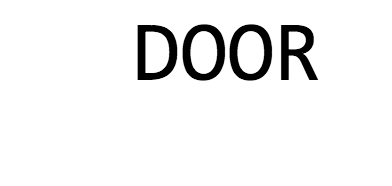
#> input picture HW3_CV/Door.png, 392 x 186 px, given in place of the camera
$ python HW3_task_2.py   (older library calls are emulated)
#> lines starting #> are read from the running program, lines starting #| are printed output that depends on the picture; after the words box and inside, x2 and y2 are one past the last pixel; in counts of white or black regions, pixels touching at a corner belong together
#> further down, frame is the input picture: shape (186, 392, 3); min 0, max 255, mean 240.4
#!/usr/bin/env python3
"""
@date: 03/20/2018
@authors: Team SoJ (JJ Lim, So Jin Oh)

This is for COMP380: Bodies/Mind AI Robotics Homework 3: Computer Vision Task2. Reads
a video frame, extracts a region of interest, and (attempts to) detect a word. Displays
two best matched words out of a directory of target words.
"""

import cv2
import numpy as np
from os import listdir
from os.path import isfile, join
import time
import pandas as pd

def initORB(numFeatures=25):
    """
    Initiate STAR detection (http://opencv-python-tutroals.readthedocs.io/en/latest/py_tutorials/py_feature2d/py_orb/py_orb.html) (https://stackoverflow.com/questions/32702433/opencv-orb-detector-finds-very-few-keypoints)
    :param numFeatures: the number of features that will be detected and computed using ORB
    :return: initiated orb
    """
    return cv2.ORB_create(nfeatures=numFeatures, scoreType=cv2.ORB_FAST_SCORE)


def computeORB(img):
    """
    Detect keypoints and desriptors of an image using ORB.
    :param img: a processed image with cv2.imread(imgFilePath)
    :return: keypoints of the image, descriptors of the image
    """
    orb = initORB()

    # keypoints = orb.detect(image=img)
    keypoints, des = orb.detectAndCompute(img, None)

    return keypoints, des

def readLetterFeatures(dir):
    """
    Make a dictionary of features of the images in the given directory. The name of the image in the given directory is
    a key and the image's feature is a value.
    :param dir:
    :return:
    """
    imgFiles = [f for f in listdir(dir) if isfile(join(dir, f))]
    letterFeatureDict = {}
    for imgFile in imgFiles:
        if (imgFile.endswith('.png')):
            img = cv2.imread(dir+"/" + imgFile)
            kp, des = computeORB(img)
            imgName = imgFile.strip(".png")
            letterFeatureDict.update({imgName: (kp, des)})
    return letterFeatureDict


def getCannyEdge(img):
    gray = cv2.cvtColor(img, cv2.COLOR_BGR2GRAY)
    cannyImg = cv2.Canny(gray, 100, 200)
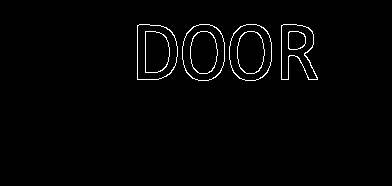
#> cannyImg: shape (186, 392); 1.6% white in thin lines or dots, all inside (x1, y1, x2, y2) = (137, 24, 318, 81)
    return cannyImg

def findRectangleROI(queryImg):
    """
    Finds a rectangle in the query image that will be used as the region of interest. Preprocessing
    before matchImageTo.
    :param queryImg:
    :return:
    """
    edges = getCannyEdge(queryImg)

    st = cv2.getStructuringElement(cv2.MORPH_RECT, (5, 5))

    res = cv2.morphologyEx(src=edges, op=cv2.MORPH_CLOSE, kernel=st)  #
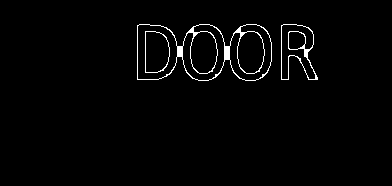
#> res: shape (186, 392); 1.9% white in thin lines or dots, all inside (x1, y1, x2, y2) = (137, 24, 318, 81)

    _, contours, h = cv2.findContours(res, cv2.RETR_TREE,
                                      cv2.CHAIN_APPROX_SIMPLE)  # https://stackoverflow.com/questions/25504964/opencv-python-valueerror-too-many-values-to-unpack
#> contours = 11 contours; largest, box (x1, y1, x2, y2) and area: (137, 24, 272, 81) 6007, (137, 24, 178, 80) 1932, (281, 24, 318, 80) 1295, (229, 24, 272, 81) 981, (182, 24, 225, 81) 981; h = [[3, -1, 1, -1], [2, -1, -1, 0], [-1, 1, -1, 0], [-1, 0, 4, -1], [5, -1, -1, 3], [6, 4, -1, 3], [7, 5, -1, 3], [8, 6, -1, 3], [-1, 7, 9, 3], [-1, -1, 10, 8], [-1, -1, -1, 9]]
    x, y, w, h = 0, 0, 0, 0
    for cnt in contours:
        approx = cv2.approxPolyDP(cnt, 0.01 * cv2.arcLength(cnt, True), True)  # https://stackoverflow.com/questions/11424002/how-to-detect-simple-geometric-shapes-using-opencv
        if (len(approx) == 4):
            x, y, w, h = cv2.boundingRect(cnt)
#> this loop made 11 passes


    # print("x, y, w, h:", x, y, w, h) #DEBUG
    if (x == 0 and y == 0 and w == 0 and h == 0):
        print("ROI: No (queryImg)")
        return queryImg
    roi = queryImg[y:y + h, x:x + w]
    cv2.imwrite('roi.png', roi)

    print("ROI: Yes")
    return roi


def matchImageTo(targetImgDir, queryImg):
    """
    Match the query image to images in the given directory.
    :param targetImgDir:
    :param queryImg:
    :return:
    """
    #Set up Brute Force Matcher
    bf = cv2.BFMatcher(cv2.NORM_HAMMING, crossCheck=True)

    #Set up ORB
    # orb = cv2.ORB_create(nfeatures=15)
    orb = cv2.ORB_create()

    # Get the keypoints and descriptors of the preprocessed region of interest in the query image
    roi = findRectangleROI(queryImg)
    # DEBUG
    # cv2.imshow("roi", roi)
    # cv2.waitKey(0)
    # cv2.destroyAllWindows()
    kpQuery, desQuery = orb.detectAndCompute(roi, None)
#> kpQuery = 270 keypoints; strongest (x, y, size): (305, 54, 31), (306, 54, 37.2), (146, 71, 37.2), (282, 79, 31)

    # Get the dictionary that has kp,des of each image in the target image directory
    letterFeatureDict = readLetterFeatures(targetImgDir)
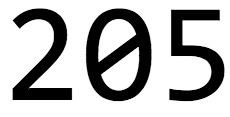
#> input picture HW3_CV/letterSamples/205.png, 230 x 117 px
#> in readLetterFeatures, img is the input picture: shape (117, 230, 3); min 0, max 255, mean 183.8
#> in computeORB, `keypoints, des = orb.detectAndCompute(img, None)`: keypoints = 17 keypoints; strongest (x, y, size): (137, 49, 37.2), (183, 44, 31), (172, 55, 31), (173, 55, 37.2)
#> in readLetterFeatures, `kp, des = computeORB(img)`: kp has the same summary as keypoints in computeORB

    # number of matches for each image will be stored with the name of the image (without extension) as a key value
    matchedKPs = {}
    for letter in letterFeatureDict:
        desTarget = letterFeatureDict.get(letter)[1]
        matches = bf.match(desQuery, desTarget)
        matches = sorted(matches, key=lambda x: x.distance)
        numMatched = 0
        for i in range(len(matches)):
            if matches[i].distance > 50.0:
                break
            numMatched += 1
        matchedKPs.update({letter: numMatched})

    #sort the matchedKPs to get first two best matches
    sortedDic = sorted(matchedKPs, key=matchedKPs.get, reverse=True)

    return sortedDic


    # [51 lines of commented-out code are left out]


if __name__ == '__main__':
    cv2.ocl.setUseOpenCL(False)

    # [10 lines of commented-out code are left out]


    df = pd.DataFrame() # https://stackoverflow.com/questions/16597265/appending-to-an-empty-data-frame-in-pandas

    # use video frames
    vidCap = cv2.VideoCapture(0)


    while True:
        start_time = time.time()
        gotOne, frame = vidCap.read()

        if (gotOne):
            print("--------------------------------------------------------------------------")
            frame = cv2.resize(frame, (0, 0), fx=1, fy=1)
            cv2.imshow("VideoCam", frame)
            sortedDict = matchImageTo("letterSamples", frame)
            # sortedDict, roiToMatch1, roiToMatch2 = matchImageTo("letterSamples", frame)

            # print("sortedDict, roiToMatch1, roiToMatch2:", sortedDict, roiToMatch1, roiToMatch2) # DEBUG

            if (sortedDict is not None):
                # Record in as a csv file the best three matches
                log = {'match1': sortedDict[0], 'match2': sortedDict[1], 'match3': sortedDict[2]}
#> (the run stopped early here; a loop or call above may not have finished)
